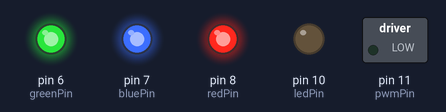
A sketch run on a simulated Arduino Uno, built with avr-gcc and run on an emulated ATmega328P. Parts: switched loads named in the sketch (green lamp = pin HIGH), output pins drawn as LEDs (lit = HIGH).

Above: at 0.1 s.
Timing chart, 0 to 1.6 s (numbered marks = the images above):
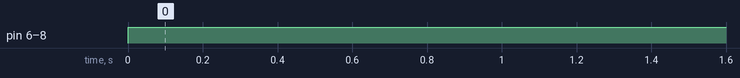

The sketch:

stringin_itV0_7.pde
```cpp
const int pwmPin = 11;      // the pin that the DC Motor's Connected to
const int ledPin = 10;      // The pin that the led power is connected to
const int redPin = 8;       // To Base on red transistor
const int bluePin = 7;      // To Base on blue transistor
const int greenPin = 6;     // // To Base on green transistor


int redOn = HIGH; //Sets Status of Light's (On or Off)
int blueOn = HIGH;
int greenOn = HIGH;

int arrayCheck = HIGH;
int handShake;                    //  arrayCheck and handShake check for a 0 before sorting array
int monomeArray[4] = {0, 0, 0, 0};  // Stores Array of Data from monome


int intervalStrobe = 0; // Interval at which to blink
int intervalLed = 0;      // Interval inbetween specific lighting patterns
long previousMillis = 0;  //Stores last time LED was updated
int pwm;
int led;

 void setup()
 {
   // initialize the serial communication:
   Serial.begin(9600);
   // initialize the Pins as output:
   pinMode(pwmPin, OUTPUT);
   pinMode(ledPin, OUTPUT);
   pinMode(redPin, OUTPUT);
   pinMode(bluePin, OUTPUT);
   pinMode(greenPin, OUTPUT);
   arrayCheck = HIGH;
}

 void loop() {

   if(Serial.available() >= 4){

     while(arrayCheck == HIGH)
     {
       handShake = Serial.read();
       if(handShake == 0){
         monomeArray[0] = Serial.read() - 1;
         monomeArray[1] = Serial.read() - 1;
         monomeArray[2] = Serial.read() - 1;
         arrayCheck = LOW;
       }
     }

     arrayCheck = HIGH;
   }

   pwm = monomeArray[0];  //Sets Value for DC motor control
   intervalStrobe = monomeArray[2];  //Sets value for Strobe

   if (millis() - previousMillis > intervalStrobe){
     previousMillis = millis();
     if(led == 0){
       led = monomeArray[1];
     }
     else if(intervalStrobe == 0){
       led = monomeArray[1];
     }
     else{
       led = 0;
     }
   }
   analogWrite(pwmPin, pwm);
   analogWrite(ledPin, led);
   //Send PWM values to DC motor and LED Collective
   digitalWrite(redPin, redOn);
   digitalWrite(bluePin, blueOn);
   digitalWrite(greenPin, greenOn);
   // Sends data to each individual light to check on or off
 }
```

Measured:
- by itself, pin 6 (greenPin), pin 7 (bluePin), pin 8 (redPin): LOW → HIGH at 0.00 s
